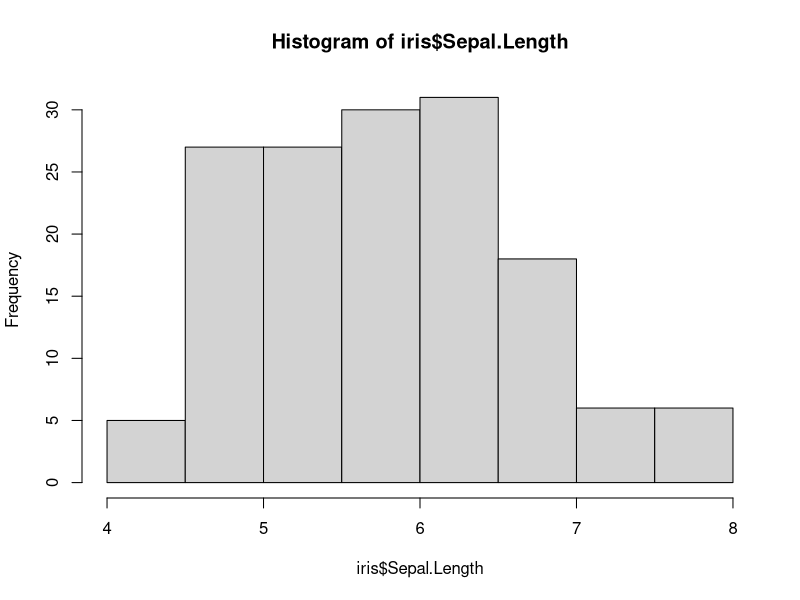
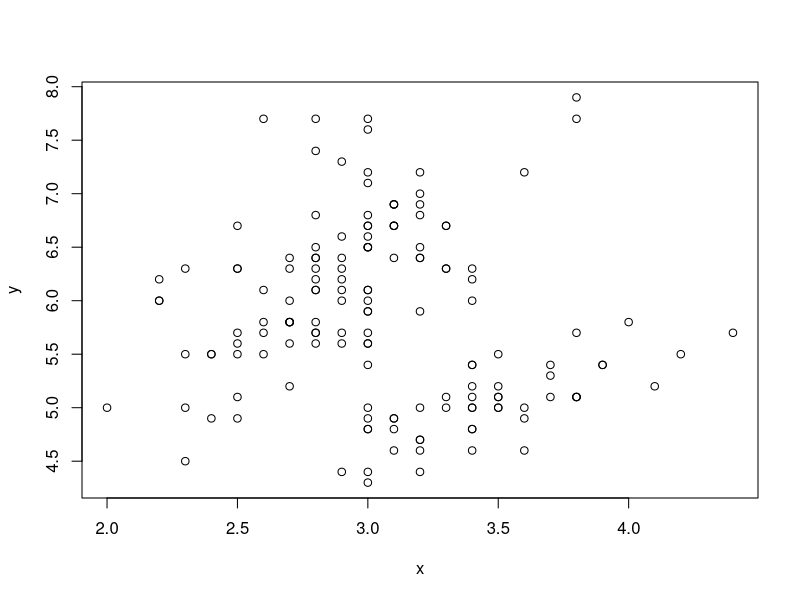

Reproduce these figures in R, in order.
## ---- chunk 1
knitr::opts_chunk$set(echo = TRUE)
## ---- chunk 2
str(iris)
summary(iris)
## ---- chunk 3
hist(iris$Sepal.Length)
## ---- chunk 4
x=iris$Sepal.Width
y=iris$Sepal.Length
plot(x,y)
